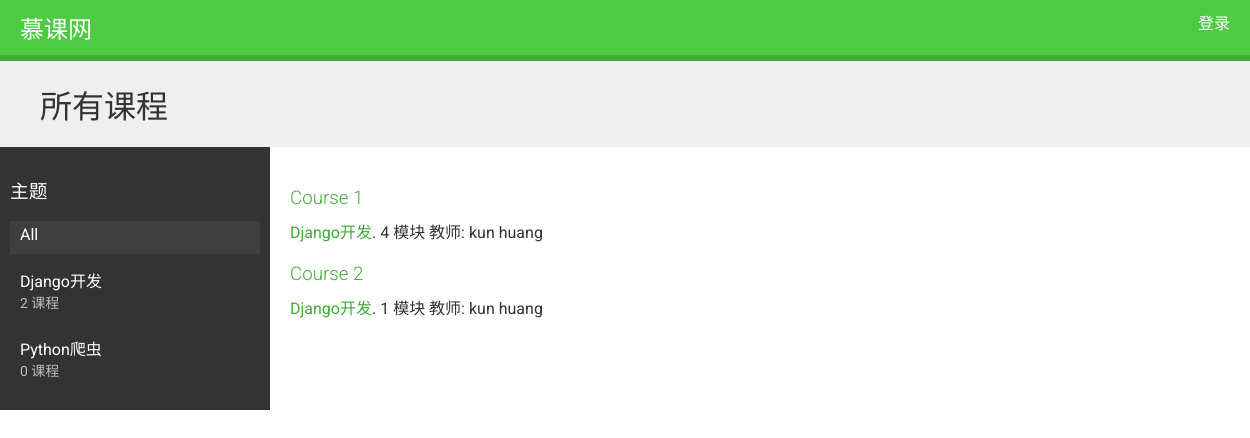
The page / on the database its author committed.
### courses/models.py (models this page shows, shortened)
class Subject(models.Model):
    title = models.CharField(max_length=200, verbose_name='标题')
    slug = models.SlugField(max_length=200, unique=True)
    class Meta:
        verbose_name = '主题'
        verbose_name_plural = verbose_name
        ordering = ('title',)
    def __str__(self):
        return self.title

class Course(models.Model):
    owner = models.ForeignKey(User, on_delete=models.CASCADE, related_name='courses_created', verbose_name='教师')
    subject = models.ForeignKey(Subject, on_delete=models.CASCADE, related_name='courses', verbose_name='主题')
    title = models.CharField(max_length=200, verbose_name='标题')
    slug = models.SlugField(max_length=200, unique=True)
    overview = models.TextField(verbose_name='概述')
    created = models.DateTimeField(auto_now_add=True, verbose_name='创建时间')
    students = models.ManyToManyField(User, related_name='courses_joined', blank=True, verbose_name='学生')
    class Meta:
        verbose_name = '课程'
        verbose_name_plural = verbose_name
        ordering = ('-created',)

### courses/views.py (the view)
# urls.py: path('', views.CourseListView.as_view(), name='course_list'),
class CourseListView(TemplateResponseMixin, View):
    model = Course
    template_name = 'courses/course/list.html'
    def get(self, request, subject=None):
        subjects = cache.get('all_subjects')
        if not subjects:
            subjects = Subject.objects.annotate(total_courses=Count('courses'))
            cache.set('all_subjects', subjects)
        all_courses = Course.objects.annotate(total_modules=Count('modules'))
        if subject:
            subject = get_object_or_404(Subject, slug=subject)
            key = 'subject_{}_courses'.format(subject.id)
            courses = cache.get(key)
            if not courses:
                courses = all_courses.filter(subject=subject)
                cache.set(key, courses)
        else:
            courses = cache.get('all_courses')
            if not courses:
                courses = all_courses
                cache.set('all_courses', courses)
        return self.render_to_response({'subjects': subjects, 'subject': subject, 'courses': courses})

### courses/templates/courses/course/list.html (shortened to what this page needs)
{% extends "base.html" %}
{% block content %}
    <h1>
        {% if subject %}
            {{ subject.title }} 课程
        {% else %}
            所有课程
        {% endif %}
    </h1>
    <div class="contents">
        <h3>主题</h3>
        <ul id="modules">
            <li {% if not subject %}class="selected"{% endif %}>
                <a href="{% url "course_list" %}">All</a>
            </li>
            {% for s in subjects %}
                <li {% if subject == s %}class="selected"{% endif %}>
                    <a href="{% url "course_list_subject" s.slug %}">
                        {{ s.title }}
                        <br><span>{{ s.total_courses }} 课程</span>
                    </a>
                </li>
            {% endfor %}
        </ul>
    </div>
    <div class="module">
        {% for course in courses %}
            {% with subject=course.subject %}
                <h3><a href="{% url "course_detail" course.slug %}">{{ course.title }}</a></h3>
                <p>
                    <a href="{% url "course_list_subject" subject.slug %}">{{ subject }}</a>.
                    {{ course.total_modules }} 模块
                    教师: {{ course.owner.get_full_name }}
                </p>
            {% endwith %}
        {% endfor %}
    </div>
{% endblock %}

### courses/templates/base.html (shortened to what this page needs)
{% load staticfiles %}
<!DOCTYPE html>
<html>
<head>
    <link href="{% static "css/base.css" %}" rel="stylesheet">
</head>
<body>
<div id="header">
    <a href="/" class="logo">慕课网</a>
    <ul class="menu">
        {% if request.user.is_authenticated %}
            <li><a href="{% url "logout" %}">退出</a></li>
        {% else %}
            <li><a href="{% url "login" %}">登录</a></li>
        {% endif %}
    </ul>
</div>
<div id="content">
    {% block content %}
    {% endblock %}
</div>
</body>
</html>

### courses/static/css/base.css (style rules this page uses)
body { margin:0; font-family:'Roboto', sans-serif; font-weight:400; color:#333; }
a { color:#3fad37; text-decoration:none; }
h1, h2, h3, h4, h5, h6 { font-family:'Roboto', sans-serif; font-weight:300; }
h1 { background:#efefef; width:100%; overflow:auto; padding:20px 0 20px 40px; margin:0; }
.module { overflow:auto; }
.module h3 { margin:30px 0 0; padding:0; width:100%; }
.module p { margin:10px 0 20px; width:100%; float:left; }
#header { background:#4dcc43; overflow:auto; padding:10px 20px; border-bottom:6px solid #3fad37; }
#header .logo { text-decoration:none; font-family:'Roboto', sans-serif; font-weight:300; text-transform:uppercase; font-size:24px; color:#fff; float:left; }
#header a { color:#fff; }
#header .menu { list-style:none; float:right; margin:0; padding:0; }
.contents { width:20%; padding:10px; float:left; background:#333; color: #fff; font-family:'Roboto', sans-serif; }
.contents ul { list-style:none; margin:0; padding:0; }
.contents ul li { margin:0 0 10px 0; padding:4px 10px 10px; overflow:auto; }
.contents ul li.selected { background:#3f3f3f; }
.contents ul span { text-transform:uppercase; color:#bbb; font-size:14px; }
.contents ul a { display:block; color:#fff; text-decoration:none; }
.module { padding:10px 20px; float:left; }

### rows shown on the page
Subject: title "Django开发", total_courses "2"
Subject: title "Python爬虫", total_courses "0"
Course: title "Course 1", subject "Django开发", total_modules "4", owner.get_full_name "kun huang"
Course: title "Course 2", subject "Django开发", total_modules "1", owner.get_full_name "kun huang"
